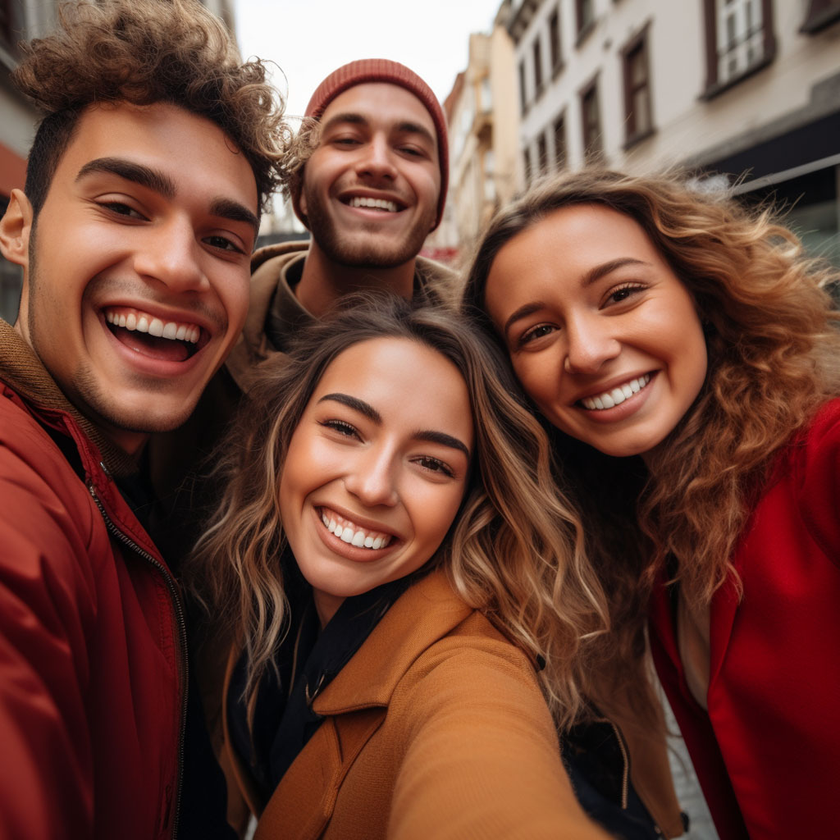
#> input picture img_1.png, 840 x 840 px, shrunk from 1024 x 1024 before the run
$ python detect_face_image.py
#> lines starting #> are read from the running program, lines starting #| are printed output that depends on the picture; after the words box and inside, x2 and y2 are one past the last pixel; in counts of white or black regions, pixels touching at a corner belong together
import cv2

# Load the cascade
face_cascade = cv2.CascadeClassifier('haarcascade_frontalface_default.xml')

# Read the input image
img = cv2.imread('img_1.png')
#> img is the input picture: shape (840, 840, 3); mean B, G, R 57.9, 70.2, 111.6

# Convert into grayscale
gray = cv2.cvtColor(img, cv2.COLOR_BGR2GRAY)
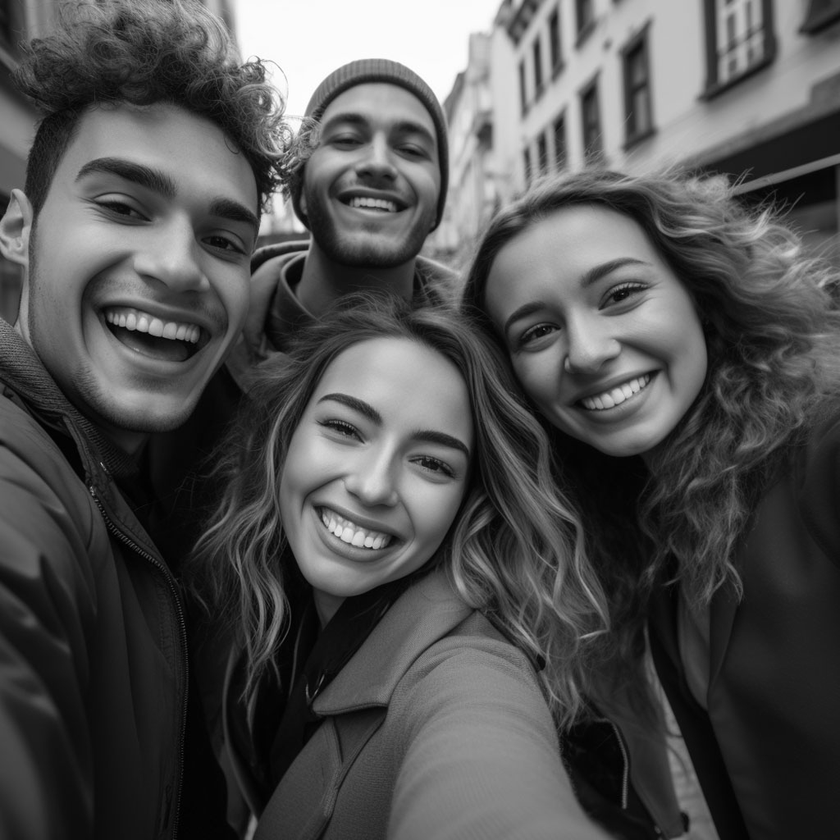
#> gray: shape (840, 840); min 0, max 255, mean 81.2

# Detect faces
faces = face_cascade.detectMultiScale(gray, 1.1, 4)
#> faces = [[297, 75, 164, 164], [660, 433, 159, 159], [262, 346, 236, 236], [470, 214, 234, 234], [28, 102, 295, 295]]
count = 0
# Draw rectangle around the faces
for (x, y, w, h) in faces:
    cv2.rectangle(img, (x, y), (x + w, y + h), (0, 255,255), 5)
    count = count+1
#> this loop made 5 passes
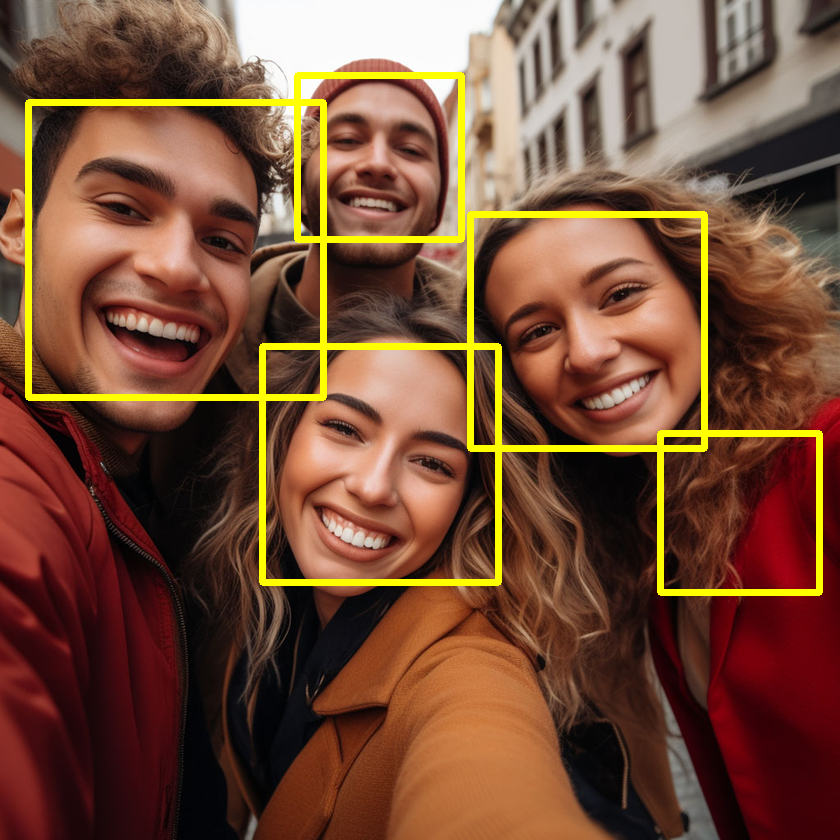
#> img: shape (840, 840, 3); 4.25% of pixels changed, all inside (x1, y1, x2, y2) = (25, 72, 823, 596)
#> after the loop, count = 5

# Display the output
cv2.imshow('img', img)
print(count)
#| 5
cv2.waitKey()

$ run again, with img.png copied over img_1.png
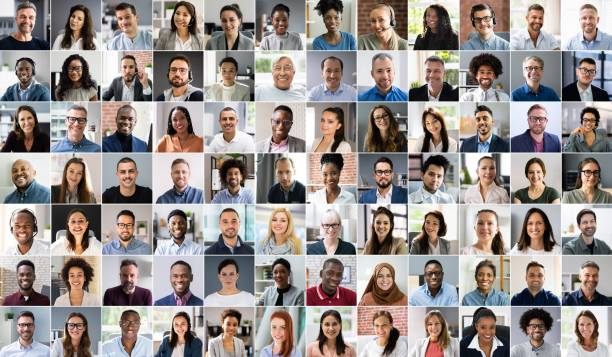
#> input picture img.png, 612 x 357 px
#> img is the input picture: shape (357, 612, 3); mean B, G, R 142.3, 145.5, 154.2
#> `gray = cv2.cvtColor(img, cv2.COLOR_BGR2GRAY)`:
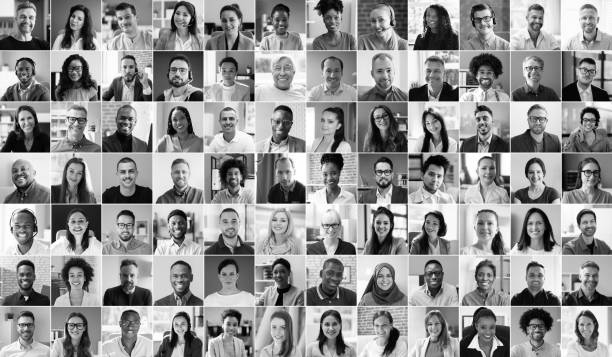
#> gray: shape (357, 612); min 0, max 255, mean 147.7
#> faces = 33 rows, first 6: [170, 5, 24, 24], [470, 8, 27, 27], [575, 8, 26, 26], [363, 10, 29, 29], [164, 59, 27, 27], [269, 59, 27, 27]
#> the loop `for (x, y, w, h) in faces:` made 33 passes
#> after the loop `for (x, y, w, h) in faces:`:
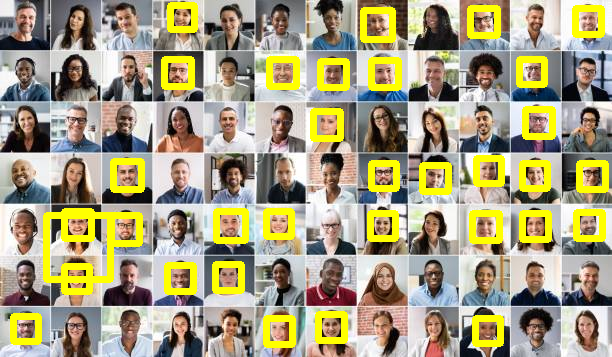
#> img: shape (357, 612, 3); 11.06% of pixels changed, all inside (x1, y1, x2, y2) = (10, 2, 609, 348)
#> after the loop `for (x, y, w, h) in faces:`: count = 33
#| 33
